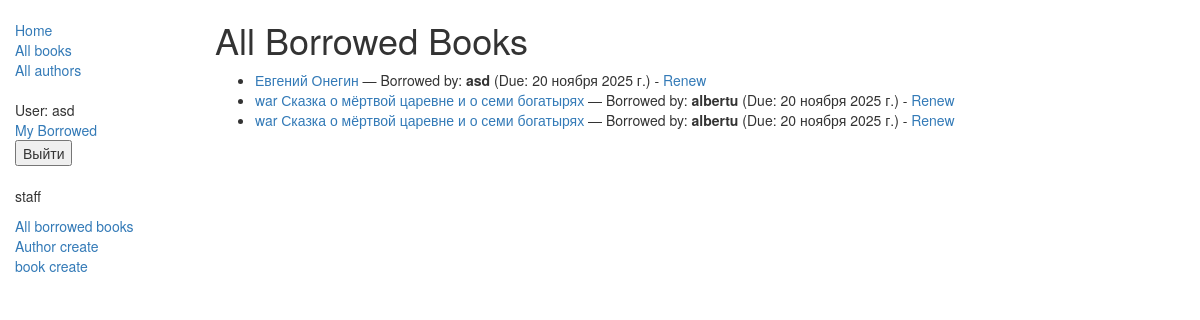
Page /catalog/allborrowed/ (signed in) on the earlier database version.
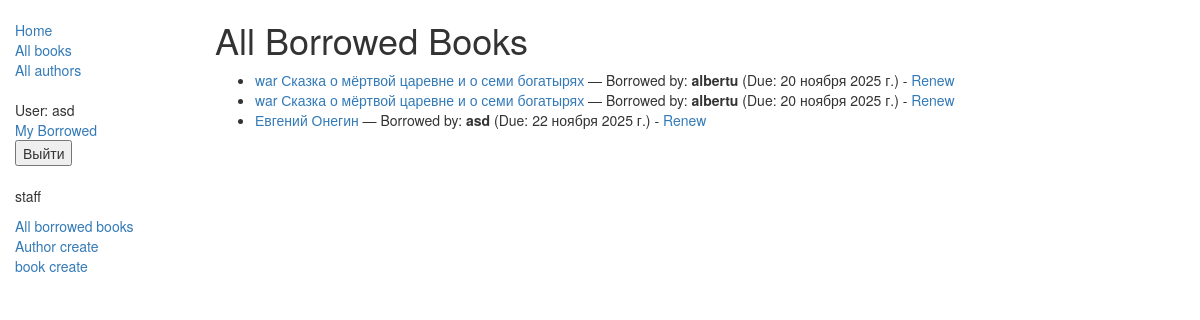
Same page on the later database version.
### catalog/models.py (models this page shows, shortened)
class BookInstance(models.Model):
    id = models.UUIDField(primary_key=True, default=uuid.uuid4,
                          help_text="Unique ID for this particular book across whole library")
    book = models.ForeignKey('Book', on_delete=models.SET_NULL, null=True)
    imprint = models.CharField(max_length=200)
    due_back = models.DateField(null=True, blank=True)
    borrower = models.ForeignKey(User, on_delete=models.SET_NULL, null=True, blank=True)
    LOAN_STATUS = (
        ('m', 'Maintenance'),
        ('o', 'On loan'),
        ('a', 'Available'),
        ('r', 'Reserved'),
    )
    @property
    def is_overdue(self):
        if self.due_back and date.today() > self.due_back:
            return True
        return False
    status = models.CharField(max_length=1, choices=LOAN_STATUS, blank=True, default='m', help_text='Book availability')
    class Meta:
        ordering = ["due_back"]
        permissions = (("can_mark_returned", "Set book as returned"),)

class Book(models.Model):
    title = models.CharField(max_length=200)
    author = models.ForeignKey('Author', on_delete=models.SET_NULL, null=True)
    summary = models.TextField(max_length=1000, help_text="Enter a brief description of the book")
    isbn = models.CharField('ISBN', max_length=13, help_text='13 Character <a href="https://www.isbn-international.org/content/what-isbn">ISBN number</a>')
    genre = models.ManyToManyField(Genre, help_text="Select a genre for this book")
    language = models.ForeignKey('Language', on_delete=models.SET_NULL, null=True)
    def display_genre(self):
        """
        Creates a string for the Genre. This is required to display genre in Admin.
        """
        return ', '.join([genre.name for genre in self.genre.all()[:3]])
    display_genre.short_description = 'Genre'

### catalog/views.py (the view)
class AllBorrowedBooksListView(PermissionRequiredMixin, generic.ListView):
    model = BookInstance
    permission_required = 'catalog.can_mark_returned'
    template_name = 'catalog/bookinstance_list_borrowed_all.html'
    paginate_by = 10
    def get_queryset(self):
        return BookInstance.objects.filter(status__exact='o').order_by('due_back')

### catalog/templates/catalog/bookinstance_list_borrowed_all.html
{% extends "base_generic.html" %}
{% block content %}
<h1>All Borrowed Books</h1>
{% if bookinstance_list %}
<ul>
    {% for bookinst in bookinstance_list %}
    <li class="{% if bookinst.is_overdue %}text-danger{% endif %}">
        <a href="{% url 'book-detail' bookinst.book.pk %}">{{ bookinst.book.title }}</a>
        — Borrowed by: <strong>{{ bookinst.borrower.get_username }}</strong>
        (Due: {{ bookinst.due_back|default:"Not set" }})
        {% if perms.catalog.can_mark_returned %}-
        <a href="{% url 'renew-book-librarian' bookinst.id %}">Renew</a>
        {% endif %}
    </li>
    {% endfor %}
</ul>
{% else %}
<p>No books are currently borrowed.</p>
{% endif %}
{% endblock %}

Differences in the rows shown:
changed BookInstance "Евгений Онегин": due_back "20 ноября 2025 г." → "22 ноября 2025 г."; moves down the list
